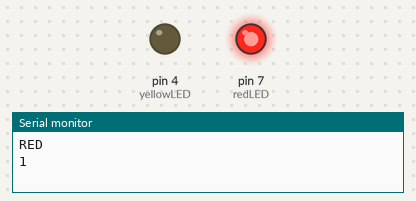
A sketch run on a simulated Arduino Uno, built with avr-gcc and run on an emulated ATmega328P. Parts: output pins drawn as LEDs (lit = HIGH), the last lines printed to the serial monitor.

Above: at 0.2 s.
At 3.62 s:
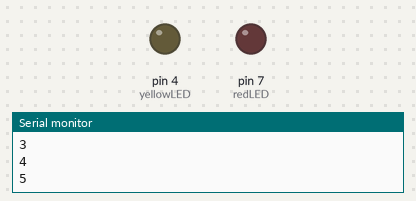
At 7.0 s:
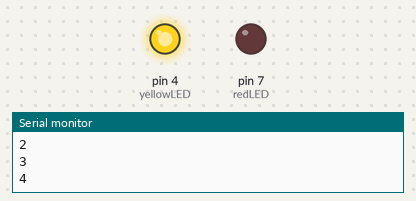
Timing chart, 0 to 9.8 s (numbered marks = the images above):
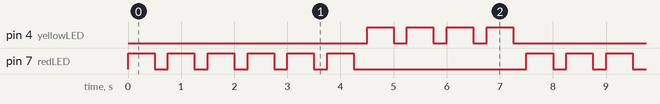

Measured:
- by itself, pin 4 (yellowLED): repeats every 7.5 s: 3 × (LOW 0.25 s, HIGH 0.50 s), LOW 4.8 s, HIGH 0.50 s
- by itself, pin 7 (redLED): repeats every 7.5 s: 5 × (LOW 0.25 s, HIGH 0.50 s), LOW 3.3 s, HIGH 0.50 s
- by itself, everything shown: repeats every 7.5 s, in 20 steps

The sketch:

pin13.ino
```cpp
byte redLED = 7;
byte yellowLED = 4;

int redOn = 500;
int redOff = 250;
int yellowOn = 500;
int yellowOff = 250;

int redBlink = 6;
int yellowBlink = 4;

int loopCount = 0;

void setup() {

  Serial.begin(9600);
  pinMode(redLED,OUTPUT);
  pinMode(yellowLED,OUTPUT);

}

void loop() {

  Serial.println("");
  Serial.println("RED");
  for(int x = 0; x < redBlink; x++) {
    Serial.println(x+1);
    digitalWrite(redLED,HIGH);
    delay(redOn);
    digitalWrite(redLED,LOW);
    delay(redOff);
  }

  Serial.println("");
  Serial.println("YELLOW");
  for(int j = 0; j < yellowBlink; j++) {
    Serial.println(j+1);
    digitalWrite(yellowLED,HIGH);
    delay(yellowOn);
    digitalWrite(yellowLED,LOW);
    delay(yellowOff);
  }
  loopCount++;
  Serial.println("");
  Serial.print("The program has run ");
  Serial.print(loopCount);
  Serial.println(" time!");
  Serial.println("");

}
```
